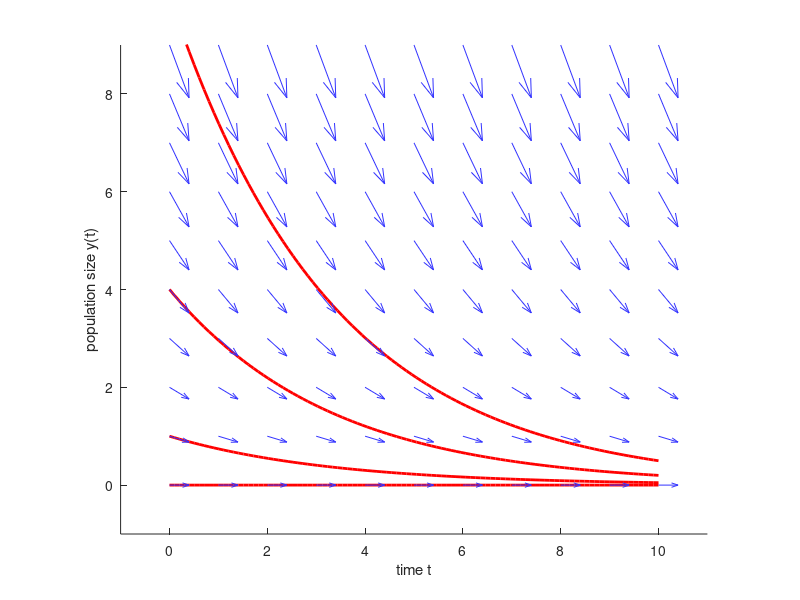

Write MATLAB code to recreate this figure.
% make a quiver plot and plot one solution to exponential growth
% dy / dt = lambda y

% parameters
% ---

lambda = -0.3;
t_max = 10;

y0s = [10, 4, 1, 0];

% plot
% ---

% matlab on Linux is kooky, please leave this figure size as is
figure('Visible', 'off', 'Position', [100, 100, 100, 100]);

% plot some solutions
hold on;
t_sol = linspace(0, t_max, 100);
for y0 = y0s
    y_sol = y0 * exp(lambda * t_sol);
    h = plot(t_sol, y_sol, 'r-', "LineWidth", 2);
    % h.Color(4) = 0.1; % make faint
end

% create grid for quiver plot
y_max = t_max-1; % compact
t_range = linspace(0, t_max, 11);
y_range = linspace(0, y_max, y_max+1);
[T, Y] = meshgrid(t_range, y_range);

% compute direction field (dt = 1, dy = lambda * y)
dT = ones(size(T));
dY = lambda * Y;

% plot quivers
quiver(T, Y, dT, dY, "AutoScale", "on", "Color", [0.2, 0.2, 1]); %, 0.5, 'Color', [0.7 0.7 0.7]);
hold off;

% decorate
% title({"solutions to dy/dt = \lambda y", "for \lambda = -0.3"})
xlabel("time t")
ylabel("population size y(t)")
axis equal;

% I want to be able to see the y = 0 arrows
xlim([-1, t_max+1]);
ylim([-1, t_max-1]);

exportgraphics(gcf, 'expon_decline_compact.pdf', 'ContentType', 'vector', 'BackgroundColor', 'none')

